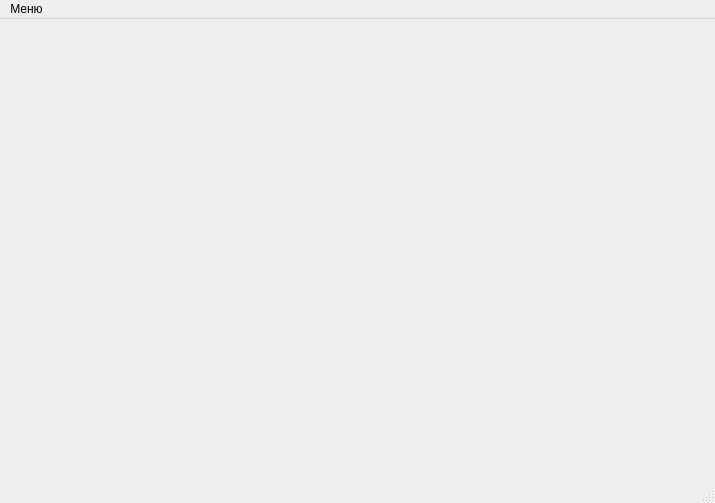
<?xml version="1.0" encoding="UTF-8"?>
<ui version="4.0">
 <class>MainWindow</class>
 <widget class="QMainWindow" name="MainWindow">
  <property name="geometry">
   <rect>
    <x>0</x>
    <y>0</y>
    <width>715</width>
    <height>503</height>
   </rect>
  </property>
  <property name="windowTitle">
   <string>MainWindow</string>
  </property>
  <widget class="QWidget" name="centralwidget">
   <layout class="QVBoxLayout" name="verticalLayout">
    <item>
     <widget class="QStackedWidget" name="stackedWidget"/>
    </item>
   </layout>
  </widget>
  <widget class="QMenuBar" name="menubar">
   <property name="geometry">
    <rect>
     <x>0</x>
     <y>0</y>
     <width>715</width>
     <height>22</height>
    </rect>
   </property>
   <widget class="QMenu" name="menu">
    <property name="title">
     <string>Меню</string>
    </property>
    <addaction name="batteriesAction"/>
    <addaction name="curvesAction"/>
    <addaction name="separator"/>
    <addaction name="saveAllAction"/>
    <addaction name="loadAllAction"/>
   </widget>
   <addaction name="menu"/>
  </widget>
  <widget class="QStatusBar" name="statusbar"/>
  <action name="batteriesAction">
   <property name="text">
    <string>Таблица АКБ</string>
   </property>
  </action>
  <action name="testsAction">
   <property name="text">
    <string>Таблица испытаний</string>
   </property>
  </action>
  <action name="curvesAction">
   <property name="text">
    <string>Разрядные кривые</string>
   </property>
  </action>
  <action name="saveAllAction">
   <property name="text">
    <string>Сохранить всё</string>
   </property>
  </action>
  <action name="loadAllAction">
   <property name="text">
    <string>Загрузить всё</string>
   </property>
  </action>
 </widget>
 <resources/>
 <connections/>
</ui>
